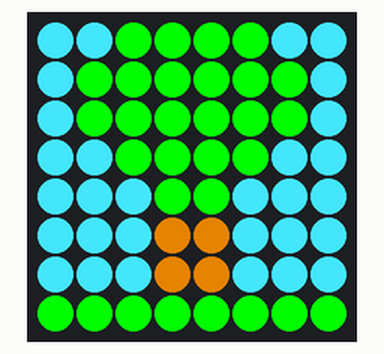
This program was run on a simulated Raspberry Pi (BCM pin numbers) with a Sense HAT. Parts: the Sense HAT's 8×8 RGB LED matrix. What the program prints to the terminal is not drawn. At 0.0 s the program stops and its outputs stay as they are.

Above: at 0.1 s.

The program:

tree.py
```python
from sense_hat import SenseHat
sense = SenseHat()
sense.set_rotation(270)
w = (255, 255, 255) # Weiss
x = (0, 0, 0) # Schwarz
g = (0,255,0) # Grün
s = (180,180,180) # Silber
r = (255,0,0) # Rot
c = (66, 220, 240) # Cyan
o = (180,100,0) # Orange
b = (0, 0,255) # Blau
print('bob')
bild = [
    c, c, g, g, g, g, c, c,
    c, g, g, g, g, g, g, c,
    c, g, g, g, g, g, g, c,
    c, c, g, g, g, g, c, c,
    c, c, c, g, g, c, c, c,
    c, c, c, o, o, c, c, c,
    c, c, c, o, o, c, c, c,
    g, g, g, g, g, g, g, g
    ]

sense.set_pixels(bild)
```
